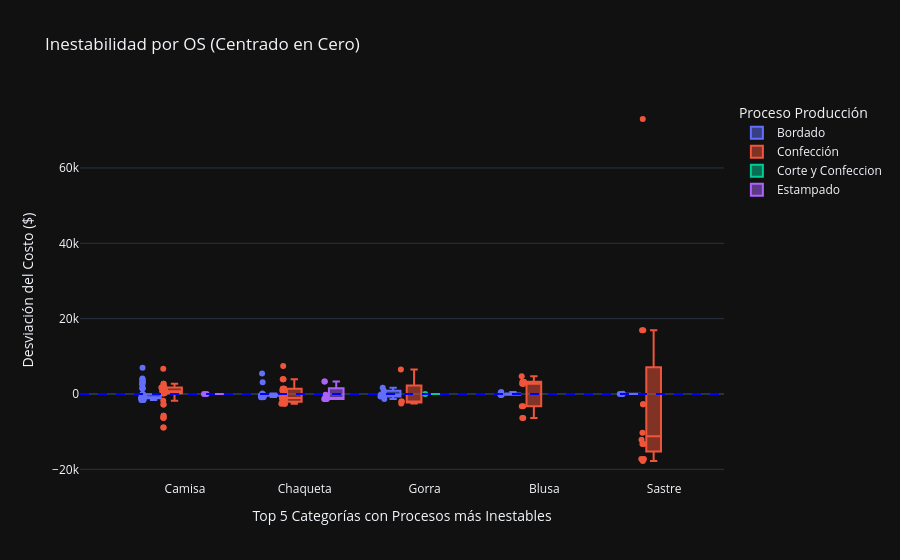

Notebook cell for this chart:
### Markdown cell above
## Visualización de datos del valor costeado por OS

### Code cell
# Agrupamos por Categoría y proceso de producción, calculando la desviación estándar y el promedio del valor costeado
df_calc_os = df_costos.groupby(['Categoría', 'Proceso Producción'])['OS-Valor Unitario'].agg(['std', 'mean']).reset_index()

df_calc_os['inestabilidad'] = df_calc_os['std'] / df_calc_os['mean']

# Utilizamos el calculo de inestabilidad para identificar las 5 categorías con procesos más inestables.
top5_categorias = (df_calc_os.groupby('Categoría')['inestabilidad']
                   #Sacamos el promedio de inestabilidd solo por categoría, ya que necesitamos identificar que varíen independientemente del proceso.
                   .mean() 
                   .sort_values(ascending=False)
                   .head(5)
                   .index.tolist())


df_filtrado = df_costos[df_costos['Categoría'].isin(top5_categorias)].copy()

# Centramos los datos: Restamos el promedio específico de cada Categoría-Proceso
# para que el "0" sea el punto de equilibrio de cada uno.
df_filtrado['variacion_netaos'] = df_filtrado.groupby(['Categoría', 'Proceso Producción'])['OS-Valor Unitario'].transform(lambda x: x - x.mean())

# --- PASO 4: Gráfica de "Inestabilidad Pura" ---
fig_os = px.box(df_filtrado, 
             x='Categoría', 
             y='variacion_netaos', 
             color='Proceso Producción',
             points='all',
             title='Inestabilidad por OS (Centrado en Cero)',
             template='plotly_dark')

# Línea de referencia en cero
fig_os.add_hline(y=0, line_dash="dash", line_color="blue")

fig_os.update_layout(
    boxmode='group',
    yaxis_title="Desviación del Costo ($)",
    xaxis_title="Top 5 Categorías con Procesos más Inestables"
)

fig_os.show()

### Figure 1 — Plotly figure (JSON) as saved in the notebook; plotly's stock layout.template omitted (floating-point values rounded to 4 significant figures)
{"data": [{"alignmentgroup": "True", "boxpoints": "all", "hovertemplate": "Proceso Producción=Bordado<br>Categoría=%{x}<br>variacion_netaos=%{y}<extra></extra>", "legendgroup": "Bordado", "marker": {"color": "#636efa"}, "name": "Bordado", "notched": false, "offsetgroup": "Bordado", "orientation": "v", "showlegend": true, "type": "box", "x": ["Camisa", "Camisa", "Camisa", "Camisa", "Camisa", "Camisa", "Camisa", "Camisa", "Camisa", "Camisa", "Camisa", "Camisa", "Camisa", "Camisa", "Camisa", "Camisa", "Camisa", "Chaqueta", "Gorra", "Camisa", "Chaqueta", "Blusa", "Camisa", "Chaqueta", "Camisa", "Camisa", "Camisa", "Chaqueta", "Camisa", "Camisa", "Camisa", "Gorra", "Chaqueta", "Camisa", "Chaqueta", "Camisa", "Camisa", "Camisa", "Camisa", "Camisa", "Camisa", "Sastre", "Chaqueta", "Chaqueta", "Chaqueta", "Gorra", "Chaqueta", "Chaqueta", "Chaqueta", "Sastre", "Blusa", "Blusa", "Camisa", "Chaqueta", "Camisa", "Camisa", "Camisa", "Chaqueta", "Chaqueta", "Camisa", "Camisa", "Camisa", "Camisa", "Camisa", "Camisa", "Sastre", "Blusa", "Blusa", "Blusa", "Chaqueta", "Chaqueta", "Gorra", "Chaqueta", "Chaqueta", "Gorra", "Camisa", "Camisa", "Camisa", "Camisa", "Sastre", "Camisa", "Chaqueta", "Camisa", "Chaqueta", "Gorra", "Camisa", "Camisa", "Blusa", "Blusa", "Camisa"], "x0": " ", "xaxis": "x", "y": [-1608.0, -1608.0, -107.8, -107.8, 3792.0, 3792.0, -107.8, -107.8, 3092.0, -1608.0, -1108.0, -357.8, -357.8, -1108.0, -207.8, -207.8, -1108.0, 126.2, -341.7, -1108.0, -473.8, 293.8, -1408.0, 3126.0, -1408.0, 6992.0, -1408.0, 5426.0, -1408.0, -1108.0, 3092.0, 1658.0, -773.8, 4092.0, -773.8, 1492.0, 3092.0, 1492.0, 1492.0, 2492.0, -1108.0, -25.0, -473.8, -473.8, -473.8, -141.7, -473.8, -473.8, -473.8, -25.0, -206.2, -206.2, -907.8, -873.8, -857.8, -857.8, -857.8, -473.8, -223.8, 2492.0, -1608.0, -1608.0, -857.8, -857.8, -857.8, -25.0, 543.8, -206.2, -206.2, -223.8, -223.8, -691.7, -473.8, -223.8, -1342.0, -907.8, -857.8, -857.8, -857.8, 75.0, -1208.0, -873.8, -857.8, -223.8, 858.3, -1408.0, -1408.0, -6.25, -6.25, -1108.0], "y0": " ", "yaxis": "y"}, {"alignmentgroup": "True", "boxpoints": "all", "hovertemplate": "Proceso Producción=Confección<br>Categoría=%{x}<br>variacion_netaos=%{y}<extra></extra>", "legendgroup": "Confección", "marker": {"color": "#EF553B"}, "name": "Confección", "notched": false, "offsetgroup": "Confección", "orientation": "v", "showlegend": true, "type": "box", "x": ["Camisa", "Gorra", "Camisa", "Camisa", "Camisa", "Camisa", "Camisa", "Chaqueta", "Chaqueta", "Camisa", "Camisa", "Camisa", "Camisa", "Camisa", "Camisa", "Blusa", "Blusa", "Blusa", "Chaqueta", "Chaqueta", "Camisa", "Camisa", "Camisa", "Chaqueta", "Chaqueta", "Camisa", "Camisa", "Camisa", "Camisa", "Camisa", "Camisa", "Camisa", "Camisa", "Chaqueta", "Chaqueta", "Chaqueta", "Chaqueta", "Chaqueta", "Camisa", "Chaqueta", "Camisa", "Chaqueta", "Camisa", "Camisa", "Camisa", "Camisa", "Blusa", "Blusa", "Chaqueta", "Camisa", "Camisa", "Chaqueta", "Camisa", "Camisa", "Camisa", "Camisa", "Chaqueta", "Blusa", "Blusa", "Chaqueta", "Chaqueta", "Camisa", "Chaqueta", "Camisa", "Blusa", "Camisa", "Camisa", "Chaqueta", "Sastre", "Sastre", "Sastre", "Sastre", "Chaqueta", "Gorra", "Gorra", "Chaqueta", "Chaqueta", "Camisa", "Camisa", "Chaqueta", "Camisa", "Camisa", "Camisa", "Gorra", "Camisa", "Chaqueta", "Chaqueta", "Chaqueta", "Chaqueta", "Sastre", "Camisa", "Camisa", "Camisa", "Camisa", "Camisa", "Sastre", "Camisa", "Sastre", "Sastre", "Camisa", "Sastre", "Sastre", "Blusa", "Blusa", "Sastre", "Camisa", "Sastre"], "x0": " ", "xaxis": "x", "y": [6692.0, 6500.0, 692.5, 692.5, 1692.0, 1692.0, 1692.0, -589.3, -589.3, 1692.0, 1692.0, 1692.0, 1692.0, -2808.0, -2808.0, 3220.0, 3220.0, 4720.0, -2589.0, 3911.0, 1192.0, 1692.0, 1692.0, -2089.0, -2089.0, 1692.0, 1692.0, 1192.0, 692.5, 692.5, 1192.0, 1692.0, 1692.0, 1411.0, 1411.0, 1411.0, 1411.0, 1411.0, 2192.0, 3911.0, 1192.0, -1089.0, 2692.0, 692.5, -5808.0, -5808.0, -3280.0, -3280.0, -1089.0, 1192.0, 692.5, -1089.0, 1192.0, 1192.0, 1192.0, 1192.0, -1089.0, 2720.0, 2720.0, 3911.0, 7411.0, 2692.0, -89.29, 192.5, 2720.0, 192.5, 192.5, -2089.0, -2697.0, -2697.0, 16900.0, 16900.0, -1089.0, -2000.0, -2000.0, -2589.0, -2589.0, 692.5, 692.5, -2089.0, 692.5, 692.5, 692.5, -2500.0, 192.5, -2089.0, -1089.0, -1089.0, 910.7, -10300.0, 192.5, -1808.0, -6308.0, -8908.0, -8908.0, 73000.0, 192.5, -17800.0, -17300.0, -6308.0, -13300.0, -13300.0, -6380.0, -6380.0, -12130.0, -6308.0, -17300.0], "y0": " ", "yaxis": "y"}, {"alignmentgroup": "True", "boxpoints": "all", "hovertemplate": "Proceso Producción=Corte y Confeccion<br>Categoría=%{x}<br>variacion_netaos=%{y}<extra></extra>", "legendgroup": "Corte y Confeccion", "marker": {"color": "#00cc96"}, "name": "Corte y Confeccion", "notched": false, "offsetgroup": "Corte y Confeccion", "orientation": "v", "showlegend": true, "type": "box", "x": ["Gorra"], "x0": " ", "xaxis": "x", "y": [0.0], "y0": " ", "yaxis": "y"}, {"alignmentgroup": "True", "boxpoints": "all", "hovertemplate": "Proceso Producción=Estampado<br>Categoría=%{x}<br>variacion_netaos=%{y}<extra></extra>", "legendgroup": "Estampado", "marker": {"color": "#ab63fa"}, "name": "Estampado", "notched": false, "offsetgroup": "Estampado", "orientation": "v", "showlegend": true, "type": "box", "x": ["Chaqueta", "Chaqueta", "Chaqueta", "Chaqueta", "Camisa", "Camisa", "Chaqueta", "Chaqueta", "Chaqueta", "Chaqueta"], "x0": " ", "xaxis": "x", "y": [-1312.0, -1312.0, 3288.0, 3288.0, 0.0, 0.0, -1112.0, -1312.0, -1312.0, -212.5], "y0": " ", "yaxis": "y"}], "layout": {"boxmode": "group", "legend": {"title": {"text": "Proceso Producción"}, "tracegroupgap": 0}, "shapes": [{"line": {"color": "blue", "dash": "dash"}, "type": "line", "x0": 0, "x1": 1, "xref": "x domain", "y0": 0, "y1": 0, "yref": "y"}], "title": {"text": "Inestabilidad por OS (Centrado en Cero)"}, "xaxis": {"anchor": "y", "domain": [0, 1], "title": {"text": "Top 5 Categorías con Procesos más Inestables"}}, "yaxis": {"anchor": "x", "domain": [0, 1], "title": {"text": "Desviación del Costo ($)"}}}}
